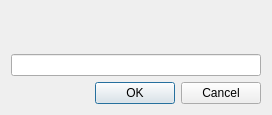
<?xml version="1.0" encoding="UTF-8"?>
<ui version="4.0">
 <class>NameInputDialog</class>
 <widget class="QDialog" name="NameInputDialog">
  <property name="geometry">
   <rect>
    <x>0</x>
    <y>0</y>
    <width>268</width>
    <height>115</height>
   </rect>
  </property>
  <property name="windowTitle">
   <string>Dialog</string>
  </property>
  <layout class="QVBoxLayout" name="verticalLayout">
   <item>
    <layout class="QHBoxLayout" name="horizontalLayout">
     <item>
      <widget class="QLabel" name="icon">
       <property name="minimumSize">
        <size>
         <width>32</width>
         <height>32</height>
        </size>
       </property>
       <property name="maximumSize">
        <size>
         <width>32</width>
         <height>32</height>
        </size>
       </property>
       <property name="text">
        <string/>
       </property>
       <property name="pixmap">
        <pixmap resource="../Resources/EntityEditor_QT.qrc">:/EntityEditor/Info</pixmap>
       </property>
      </widget>
     </item>
     <item>
      <widget class="QLabel" name="label">
       <property name="text">
        <string/>
       </property>
      </widget>
     </item>
    </layout>
   </item>
   <item>
    <widget class="QLineEdit" name="lineEdit">
     <property name="sizePolicy">
      <sizepolicy hsizetype="Fixed" vsizetype="Fixed">
       <horstretch>0</horstretch>
       <verstretch>0</verstretch>
      </sizepolicy>
     </property>
     <property name="minimumSize">
      <size>
       <width>250</width>
       <height>0</height>
      </size>
     </property>
     <property name="text">
      <string/>
     </property>
     <property name="readOnly">
      <bool>false</bool>
     </property>
     <property name="placeholderText">
      <string/>
     </property>
    </widget>
   </item>
   <item>
    <widget class="QDialogButtonBox" name="buttonBox">
     <property name="orientation">
      <enum>Qt::Horizontal</enum>
     </property>
     <property name="standardButtons">
      <set>QDialogButtonBox::Cancel|QDialogButtonBox::Ok</set>
     </property>
    </widget>
   </item>
  </layout>
 </widget>
 <resources>
  <include location="../Resources/EntityEditor_QT.qrc"/>
 </resources>
 <connections>
  <connection>
   <sender>buttonBox</sender>
   <signal>accepted()</signal>
   <receiver>NameInputDialog</receiver>
   <slot>accept()</slot>
   <hints>
    <hint type="sourcelabel">
     <x>248</x>
     <y>254</y>
    </hint>
    <hint type="destinationlabel">
     <x>157</x>
     <y>274</y>
    </hint>
   </hints>
  </connection>
  <connection>
   <sender>buttonBox</sender>
   <signal>rejected()</signal>
   <receiver>NameInputDialog</receiver>
   <slot>reject()</slot>
   <hints>
    <hint type="sourcelabel">
     <x>316</x>
     <y>260</y>
    </hint>
    <hint type="destinationlabel">
     <x>286</x>
     <y>274</y>
    </hint>
   </hints>
  </connection>
 </connections>
</ui>
